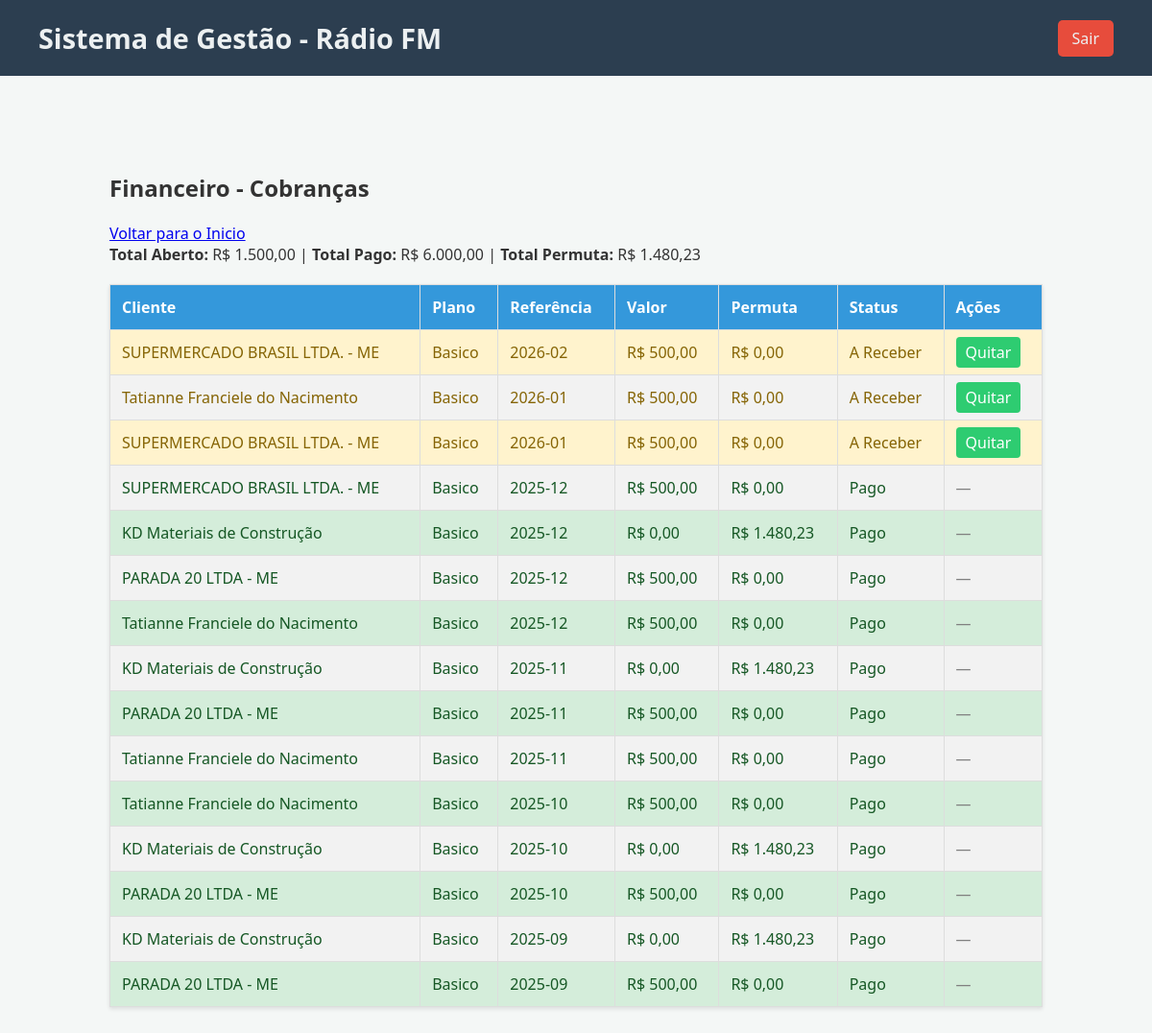
Screenshot of /controle/financeiro.php (signed in) with the database file from the repository.
### tables this page shows
CREATE TABLE `cobrancas` (
  `id` int(11) NOT NULL,
  `contrato_id` int(11) NOT NULL,
  `cliente_id` int(11) NOT NULL,
  `plano_id` int(11) NOT NULL,
  `valor` decimal(10,2) NOT NULL,
  `referencia` varchar(7) NOT NULL,
  `pago` tinyint(1) DEFAULT 0,
  `data_pagamento` date DEFAULT NULL
);

CREATE TABLE `clientes` (
  `id` int(11) NOT NULL,
  `empresa` varchar(100) NOT NULL,
  `cnpj_cpf` varchar(20) NOT NULL,
  `email` varchar(100) NOT NULL,
  `telefone` varchar(20) DEFAULT NULL,
  `endereco` varchar(200) DEFAULT NULL,
  `credito_permuta` decimal(10,2) DEFAULT 0.00,
  `saldo_permuta` decimal(10,2) NOT NULL DEFAULT 0.00,
  `data_cadastro` datetime NOT NULL,
  `ativo` tinyint(1) DEFAULT 1
);

CREATE TABLE `planos` (
  `id` int(11) NOT NULL,
  `nome` varchar(100) NOT NULL,
  `descricao` text DEFAULT NULL,
  `preco` decimal(10,2) NOT NULL,
  `insercoes_mes` int(11) NOT NULL
);

### controle/financeiro.php (the view, shortened to what this page needs)
<?php
require_once 'templates/header.php';
$sql = "
SELECT
    cb.id AS cobranca_id,
    cb.referencia,
    cb.valor,
    cb.pago,
    cb.data_pagamento,
    cl.id AS cliente_id,
    cl.empresa,
    cl.credito_permuta,
    cl.email,
    p.nome AS plano_nome
FROM cobrancas cb
INNER JOIN clientes cl ON cb.cliente_id = cl.id
INNER JOIN planos p ON cb.plano_id = p.id
ORDER BY cb.pago ASC, cb.referencia DESC
";
$result = $conn->query($sql);
$lista = ($result->num_rows > 0) ? $result->fetch_all(MYSQLI_ASSOC) : [];
$totalAberto = $conn->query("SELECT SUM(valor) AS total FROM cobrancas WHERE pago = 0")->fetch_assoc()['total'] ?? 0;
$totalPago = $conn->query("SELECT SUM(valor) AS total FROM cobrancas WHERE pago = 1")->fetch_assoc()['total'] ?? 0;
$totalPermuta = $conn->query("SELECT SUM(credito_permuta) AS total FROM clientes")->fetch_assoc()['total'] ?? 0;
?>
<div class="container">
    <h2>Financeiro - Cobranças</h2>
<a href="dashboard.php">Voltar para o Inicio</a>
    <div style="margin-bottom:20px;">
        <strong>Total Aberto:</strong> R$ <?=number_format($totalAberto,2,",",".");?> |
        <strong>Total Pago:</strong> R$ <?=number_format($totalPago,2,",",".");?> |
        <strong>Total Permuta:</strong> R$ <?=number_format($totalPermuta,2,",",".");?>
    </div>
    <table style="width:100%; border-collapse: collapse;">
        <thead>
            <tr style="background:#3498db; color:white;">
                <th>Cliente</th>
                <th>Plano</th>
                <th>Referência</th>
                <th>Valor</th>
                <th>Permuta</th>
                <th>Status</th>
                <th>Ações</th>
            </tr>
        </thead>
        <tbody>
            <?php if(count($lista) > 0): ?>
                <?php foreach($lista as $row): ?>
                    <?php
                        $valorExibir = $row['valor'];
                        $permuta = $row['credito_permuta'];
                        if ($permuta > 0) {
                            if ($permuta >= $valorExibir) {
                                $valorExibir = 0;
                            } else {
                                $valorExibir -= $permuta;
                            }
                        }
                        $status_classe = '';
                        $status_texto = '';
                        $hoje = new DateTime();
                        $data_referencia = new DateTime($row['referencia'] . '-01');
                        $data_vencimento = new DateTime($data_referencia->format('Y-m-10'));
                        if ($row['pago']) {
                            $status_classe = 'status-pago';
                            $status_texto = 'Pago';
                        } elseif ($hoje > $data_vencimento) {
                            $status_classe = 'status-em-atraso';
                            $status_texto = 'Em Atraso';
                        } else {
                            $status_classe = 'status-a-receber';
                            $status_texto = 'A Receber';
                        }
                    ?>
                    <tr class="<?=$status_classe;?>" style="border-bottom:1px solid #ccc;">
                        <td><?=htmlspecialchars($row['empresa']);?></td>
                        <td><?=htmlspecialchars($row['plano_nome']);?></td>
                        <td><?=$row['referencia'];?></td>
                        <td>R$ <?=number_format($valorExibir,2,",",".");?></td>
                        <td>R$ <?=number_format($row['credito_permuta'],2,",",".");?></td>
                        <td><?=$status_texto;?></td>
                        <td>
                            <?php if(!$row['pago']): ?>
                                <a href="quitar.php?id=<?=$row['cobranca_id'];?>"
                                   style="padding:5px 10px; background:#2ecc71; color:white; text-decoration:none; border-radius:4px;">
                                   Quitar
                                </a>
                            <?php else: ?>
                                <span style="color:grey;">—</span>
                            <?php endif; ?>
                        </td>
                    </tr>
                <?php endforeach; ?>
            <?php else: ?>
                <tr>
                    <td colspan="7" style="text-align:center;">Nenhuma cobrança encontrada.</td>
                </tr>
            <?php endif; ?>
        </tbody>
    </table>
</div>

### controle/assets/style.css (style rules this page uses)
body { font-family: 'Segoe UI', Tahoma, Geneva, Verdana, sans-serif; background-color: #f4f7f6; margin: 0; padding: 0; color: #333; }
.container { width: 90%; max-width: 1200px; margin: 0 auto; padding: 40px 20px; }
table { width: 100%; border-collapse: collapse; margin-top: 20px; box-shadow: 0 2px 4px rgba(0,0,0,0.1); }
th, td { border: 1px solid #ddd; padding: 12px; text-align: left; }
th { background-color: #3498db; color: white; }
tbody tr:nth-child(even) { background-color: #f2f2f2; }

### controle/financeiro.php (style rules this page uses)
.status-pago { background-color: #d4edda; color: #155724; }
.status-a-receber { background-color: #fff3cd; color: #856404; }

### rows the page displays
cobrancas: cliente.empresa "SUPERMERCADO BRASIL LTDA. - ME", plano.nome "Basico", referencia "2026-02", valor "500,00", cliente.credito_permuta "0,00", status_texto "A Receber"
cobrancas: cliente.empresa "Tatianne Franciele do Nacimento", plano.nome "Basico", referencia "2026-01", valor "500,00", cliente.credito_permuta "0,00", status_texto "A Receber"
cobrancas: cliente.empresa "SUPERMERCADO BRASIL LTDA. - ME", plano.nome "Basico", referencia "2026-01", valor "500,00", cliente.credito_permuta "0,00", status_texto "A Receber"
cobrancas: cliente.empresa "SUPERMERCADO BRASIL LTDA. - ME", plano.nome "Basico", referencia "2025-12", valor "500,00", cliente.credito_permuta "0,00", pago "Pago"
cobrancas: cliente.empresa "KD Materiais de Construção", plano.nome "Basico", referencia "2025-12", valorExibir "0,00", cliente.credito_permuta "1.480,23", pago "Pago"
cobrancas: cliente.empresa "PARADA 20 LTDA - ME", plano.nome "Basico", referencia "2025-12", valor "500,00", cliente.credito_permuta "0,00", pago "Pago"
cobrancas: cliente.empresa "Tatianne Franciele do Nacimento", plano.nome "Basico", referencia "2025-12", valor "500,00", cliente.credito_permuta "0,00", pago "Pago"
cobrancas: cliente.empresa "KD Materiais de Construção", plano.nome "Basico", referencia "2025-11", valorExibir "0,00", cliente.credito_permuta "1.480,23", pago "Pago"
cobrancas: cliente.empresa "PARADA 20 LTDA - ME", plano.nome "Basico", referencia "2025-11", valor "500,00", cliente.credito_permuta "0,00", pago "Pago"
cobrancas: cliente.empresa "Tatianne Franciele do Nacimento", plano.nome "Basico", referencia "2025-11", valor "500,00", cliente.credito_permuta "0,00", pago "Pago"
cobrancas: cliente.empresa "Tatianne Franciele do Nacimento", plano.nome "Basico", referencia "2025-10", valor "500,00", cliente.credito_permuta "0,00", pago "Pago"
cobrancas: cliente.empresa "KD Materiais de Construção", plano.nome "Basico", referencia "2025-10", valorExibir "0,00", cliente.credito_permuta "1.480,23", pago "Pago"
cobrancas: cliente.empresa "PARADA 20 LTDA - ME", plano.nome "Basico", referencia "2025-10", valor "500,00", cliente.credito_permuta "0,00", pago "Pago"
cobrancas: cliente.empresa "KD Materiais de Construção", plano.nome "Basico", referencia "2025-09", valorExibir "0,00", cliente.credito_permuta "1.480,23", pago "Pago"
cobrancas: cliente.empresa "PARADA 20 LTDA - ME", plano.nome "Basico", referencia "2025-09", valor "500,00", cliente.credito_permuta "0,00", pago "Pago"

### other values shown
$totalAberto "1.500,00"
$totalPago "6.000,00"
$totalPermuta "1.480,23"
